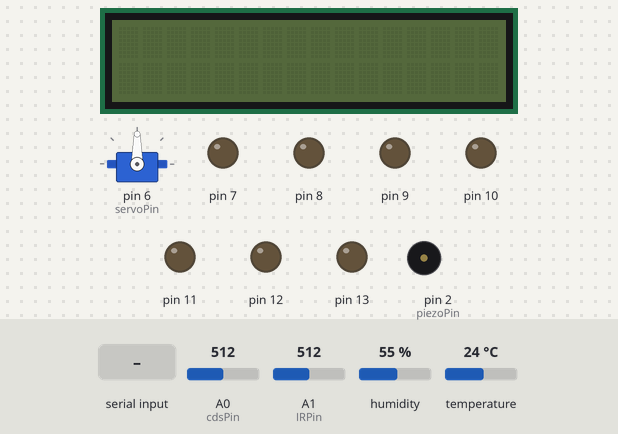
Simulated run of this sketch. Board: Arduino Uno, built with avr-gcc and run on an emulated ATmega328P. Shown: 16×2 character LCD, servo, output pins drawn as LEDs (lit = HIGH), buzzer (waves = sounding). Wiring (inferred from the names in the program): DHT11 sensor: data pin 3. The test bench sets the inputs (shaded band); at power-on: A1 (IRPin) = 512, A0 (cdsPin) = 512, humidity 55 %, temperature 24 °C.

Above: at 1.2 s.
1.3 s: A1 (IRPin) set to 890
2.8 s: A1 (IRPin) set to 908
At 3.4 s:
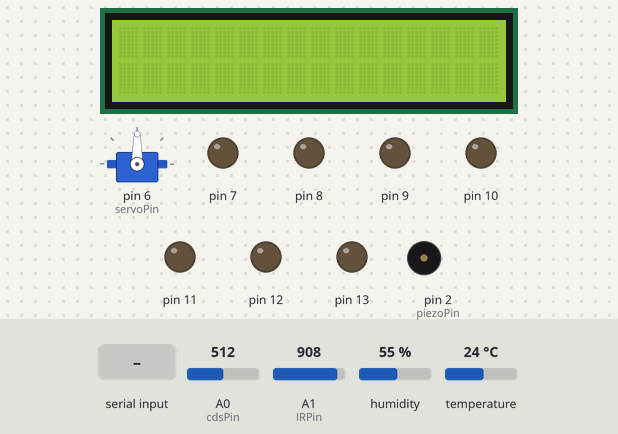
5.8 s: A0 (cdsPin) set to 306
At 7.5 s:
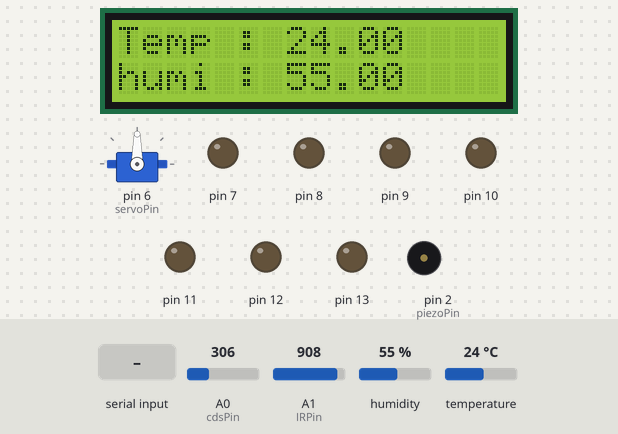
8.1 s: "a" received over the second serial link
At 8.6 s:
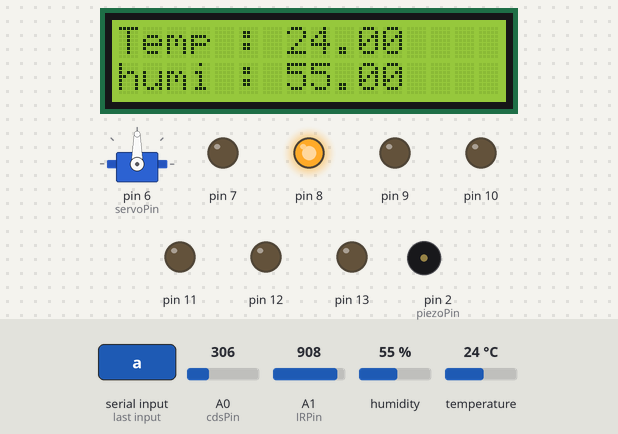
9.6 s: "b" received over the second serial link
At 10.8 s:
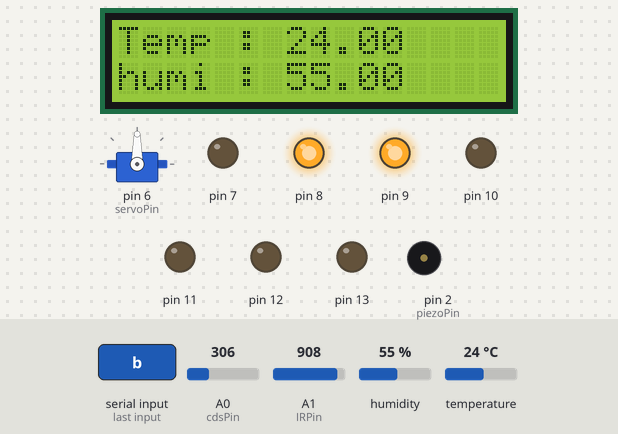
11.1 s: A0 (cdsPin) set to 716
At 11.6 s:
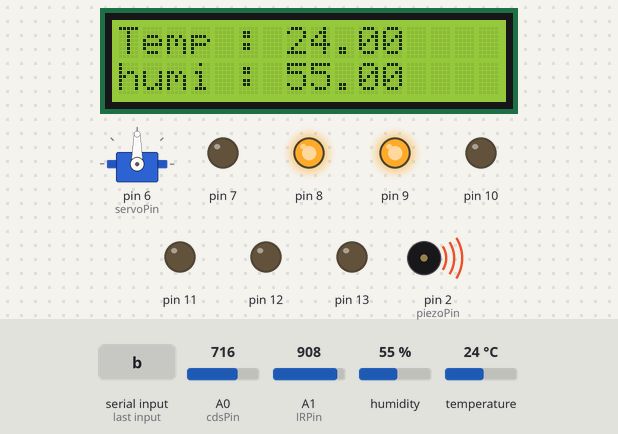
Timing chart, 0 to 14.1 s (numbered marks = the images above; inputs shaded):
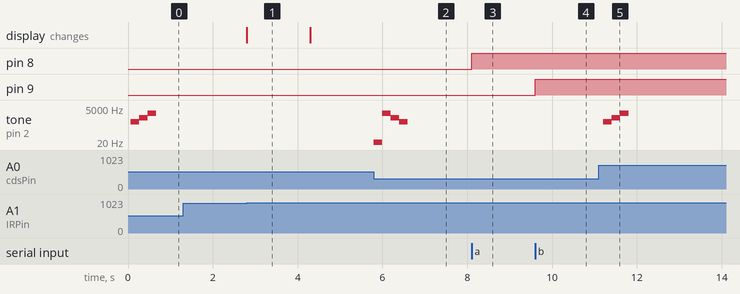

Measured:
- the behaviour switches between 900 and 901 on A1 (IRPin) (found by bisection; images 0 and 1)
- after the input at 1.3 s, every drawn part: stays the same
- after the input at 2.8 s, the display: changes at once (image 1)
- after the input at 5.8 s, tone on pin 2 (piezoPin): plays 13 Hz for 0.20 s, 2093 Hz for 0.20 s, 1046 Hz for 0.20 s, 523 Hz for 0.20 s, starting at once
- after the input at 8.1 s, pin 8: LOW → HIGH at once
- after the input at 9.6 s, pin 9: LOW → HIGH at once
- after the input at 11.1 s, tone on pin 2 (piezoPin): silent → 523 Hz after 0.10 s, → 1046 Hz 0.20 s later, → 2093 Hz 0.20 s later, → silent 0.20 s later
- what the display in image 1 shows lasts 1.5 s, from 2.8 s to 4.3 s

The sketch:

smartHome_code.ino
```cpp
#include <SoftwareSerial.h>
#include <Servo.h>
#include <Wire.h>
#include "LiquidCrystal_I2C.h"
#include "DHT.h"
#include "melody.h"

DHT dht(dhtPin, DHT11);
LiquidCrystal_I2C lcd(lcdAddr, 16, 2);
SoftwareSerial BTSerial(4, 5);
Servo myservo;

unsigned long previousMillis = 0;

boolean blind = OFF;
boolean TV = OFF;

// 현재 LED의 상태를 저장하는 배열. 0일경우 OFF, 1일 경우 ON
byte sensor[] = {0, 0, 0, 0, 0, 0, 0};

float temperature = 0;
float humidity = 0;


void setup() {
  BTSerial.begin(9600);
  dht.begin();
  lcd.init();
  // 모든 LED핀을 출력모드로 설정
  for (int i = 7; i <= 13; i++) {
    pinMode(i, OUTPUT);
  }
}


void loop() {
  if (BTSerial.available()) {
    char input = BTSerial.read();

    switch (input) {
      case 'a':                          //RGB LED Red
        setToggle(ledR1, sensor[0]);
        break;

      case 'b':                          //RGB LED Green
        setToggle(ledG1, sensor[1]);
        break;

      case 'c':                          //RGB LED Blue
        setToggle(ledB1, sensor[2]);
        break;

      case 'd':                          //RGB LED1 Red
        setToggle(ledR2, sensor[3]);
        break;

      case 'e':                          //RGB LED1 Green
        setToggle(ledG2, sensor[4]);
        break;

      case 'f':                          //RGB LED1 Blue
        setToggle(ledB2, sensor[5]);
        break;

      case 'g':                          //aircon LED
        setToggle(led, sensor[6]);
        break;
    }
  }


  //================2초마다 온습도 측정================//
  unsigned long currentMillis = millis();
  if (currentMillis - previousMillis >= interval) {   //interval(2s)마다 온습도 측정
    previousMillis = currentMillis;
    temperature = dht.readTemperature();
    humidity = dht.readHumidity();

    if (TV == ON) {                                  //TV가 ON상태이면 온습도 값 갱신
      lcd.setCursor(0, 0);
      lcd.print("Temp : ");
      lcd.print(temperature);
      lcd.setCursor(0, 1);
      lcd.print("humi : ");
      lcd.print(humidity);
    }
  }
  //===================================================//


  //================블라인드 제어================//
  int cdsVal = analogRead(cdsPin);
  if (cdsVal > refVal && blind == OFF) {      //현재 어둡고, 블라인드가 닫혀있다면 블라인드 Open
    ascMelody();
    moveBlind(blindOpen);
    blind = ON;
  }
  else if (cdsVal < refVal && blind == ON) {   //현재 밝고, 블라인드가 열려있다면 블라인드 Close
    dscMelody();
    moveBlind(blindClose);
    blind = OFF;
  }
  //================블라인드 제어 끝================//


  //================TV 제어================//
  int IRval = analogRead(IRPin);
  if (IRval < 100 && TV == ON) {          //TV가 켜져있고, 거리가 가깝다면 TV OFF
    TV = OFF;
    lcd.clear();
    lcd.noBacklight();
  }

  else if (IRval > 900 && TV == OFF) {    //TV가 꺼져있고, 거리가 멀다면 TV ON
    TV = ON;
    lcd.backlight();
  }
  //================TV 제어 끝================//
}


//LED 토글함수
void setToggle(int PIN, byte& stat) {
  if (stat == OFF) {
    digitalWrite(PIN, HIGH);
    stat = ON;
  }
  else {
    digitalWrite(PIN, LOW);
    stat = OFF;
  }
}

//블라인드 제어
void moveBlind(int angle) {
  myservo.attach(servoPin);
  myservo.write(angle);
  delay(300);
  myservo.detach();
}
```

DHT.cpp
```cpp
// (licence header left out)
#include "DHT.h"

#define MIN_INTERVAL 2000

DHT::DHT(uint8_t pin, uint8_t type, uint8_t count) {
  _pin = pin;
  _type = type;
  #ifdef __AVR
    _bit = digitalPinToBitMask(pin);
    _port = digitalPinToPort(pin);
  #endif
  _maxcycles = microsecondsToClockCycles(1000);  // 1 millisecond timeout for
                                                 // reading pulses from DHT sensor.
  // Note that count is now ignored as the DHT reading algorithm adjusts itself
  // basd on the speed of the processor.
}

void DHT::begin(void) {
  // set up the pins!
  pinMode(_pin, INPUT_PULLUP);
  // Using this value makes sure that millis() - lastreadtime will be
  // >= MIN_INTERVAL right away. Note that this assignment wraps around,
  // but so will the subtraction.
  _lastreadtime = -MIN_INTERVAL;
  DEBUG_PRINT("Max clock cycles: "); DEBUG_PRINTLN(_maxcycles, DEC);
}

//boolean S == Scale.  True == Fahrenheit; False == Celcius
float DHT::readTemperature(bool S, bool force) {
  float f = NAN;

  if (read(force)) {
    switch (_type) {
    case DHT11:
      f = data[2];
      if(S) {
        f = convertCtoF(f);
      }
      break;
    case DHT22:
    case DHT21:
      f = data[2] & 0x7F;
      f *= 256;
      f += data[3];
      f *= 0.1;
      if (data[2] & 0x80) {
        f *= -1;
      }
      if(S) {
        f = convertCtoF(f);
      }
      break;
    }
  }
  return f;
}

float DHT::convertCtoF(float c) {
  return c * 1.8 + 32;
}

float DHT::convertFtoC(float f) {
  return (f - 32) * 0.55555;
}

float DHT::readHumidity(bool force) {
  float f = NAN;
  if (read()) {
    switch (_type) {
    case DHT11:
      f = data[0];
      break;
    case DHT22:
    case DHT21:
      f = data[0];
      f *= 256;
      f += data[1];
      f *= 0.1;
      break;
    }
  }
  return f;
}

//boolean isFahrenheit: True == Fahrenheit; False == Celcius
float DHT::computeHeatIndex(float temperature, float percentHumidity, bool isFahrenheit) {
  // Using both Rothfusz and Steadman's equations
  // http://www.wpc.ncep.noaa.gov/html/heatindex_equation.shtml
  float hi;

  if (!isFahrenheit)
    temperature = convertCtoF(temperature);

  hi = 0.5 * (temperature + 61.0 + ((temperature - 68.0) * 1.2) + (percentHumidity * 0.094));

  if (hi > 79) {
    hi = -42.379 +
             2.04901523 * temperature +
            10.14333127 * percentHumidity +
            -0.22475541 * temperature*percentHumidity +
            -0.00683783 * pow(temperature, 2) +
            -0.05481717 * pow(percentHumidity, 2) +
             0.00122874 * pow(temperature, 2) * percentHumidity +
             0.00085282 * temperature*pow(percentHumidity, 2) +
            -0.00000199 * pow(temperature, 2) * pow(percentHumidity, 2);

    if((percentHumidity < 13) && (temperature >= 80.0) && (temperature <= 112.0))
      hi -= ((13.0 - percentHumidity) * 0.25) * sqrt((17.0 - abs(temperature - 95.0)) * 0.05882);

    else if((percentHumidity > 85.0) && (temperature >= 80.0) && (temperature <= 87.0))
      hi += ((percentHumidity - 85.0) * 0.1) * ((87.0 - temperature) * 0.2);
  }

  return isFahrenheit ? hi : convertFtoC(hi);
}

boolean DHT::read(bool force) {
  // Check if sensor was read less than two seconds ago and return early
  // to use last reading.
  uint32_t currenttime = millis();
  if (!force && ((currenttime - _lastreadtime) < 2000)) {
    return _lastresult; // return last correct measurement
  }
  _lastreadtime = currenttime;

  // Reset 40 bits of received data to zero.
  data[0] = data[1] = data[2] = data[3] = data[4] = 0;

  // Send start signal.  See DHT datasheet for full signal diagram:
  //   http://www.adafruit.com/datasheets/Digital%20humidity%20and%20temperature%20sensor%20AM2302.pdf

  // Go into high impedence state to let pull-up raise data line level and
  // start the reading process.
  digitalWrite(_pin, HIGH);
  delay(250);

  // First set data line low for 20 milliseconds.
  pinMode(_pin, OUTPUT);
  digitalWrite(_pin, LOW);
  delay(20);

  uint32_t cycles[80];
  {
    // Turn off interrupts temporarily because the next sections are timing critical
    // and we don't want any interruptions.
    InterruptLock lock;

    // End the start signal by setting data line high for 40 microseconds.
    digitalWrite(_pin, HIGH);
    delayMicroseconds(40);

    // Now start reading the data line to get the value from the DHT sensor.
    pinMode(_pin, INPUT_PULLUP);
    delayMicroseconds(10);  // Delay a bit to let sensor pull data line low.

    // First expect a low signal for ~80 microseconds followed by a high signal
    // for ~80 microseconds again.
    if (expectPulse(LOW) == 0) {
      DEBUG_PRINTLN(F("Timeout waiting for start signal low pulse."));
      _lastresult = false;
      return _lastresult;
    }
    if (expectPulse(HIGH) == 0) {
      DEBUG_PRINTLN(F("Timeout waiting for start signal high pulse."));
      _lastresult = false;
      return _lastresult;
    }

    // Now read the 40 bits sent by the sensor.  Each bit is sent as a 50
    // microsecond low pulse followed by a variable length high pulse.  If the
    // high pulse is ~28 microseconds then it's a 0 and if it's ~70 microseconds
    // then it's a 1.  We measure the cycle count of the initial 50us low pulse
    // and use that to compare to the cycle count of the high pulse to determine
    // if the bit is a 0 (high state cycle count < low state cycle count), or a
    // 1 (high state cycle count > low state cycle count). Note that for speed all
    // the pulses are read into a array and then examined in a later step.
    for (int i=0; i<80; i+=2) {
      cycles[i]   = expectPulse(LOW);
      cycles[i+1] = expectPulse(HIGH);
    }
  } // Timing critical code is now complete.

  // Inspect pulses and determine which ones are 0 (high state cycle count < low
  // state cycle count), or 1 (high state cycle count > low state cycle count).
  for (int i=0; i<40; ++i) {
    uint32_t lowCycles  = cycles[2*i];
    uint32_t highCycles = cycles[2*i+1];
    if ((lowCycles == 0) || (highCycles == 0)) {
      DEBUG_PRINTLN(F("Timeout waiting for pulse."));
      _lastresult = false;
      return _lastresult;
    }
    data[i/8] <<= 1;
    // Now compare the low and high cycle times to see if the bit is a 0 or 1.
    if (highCycles > lowCycles) {
      // High cycles are greater than 50us low cycle count, must be a 1.
      data[i/8] |= 1;
    }
    // Else high cycles are less than (or equal to, a weird case) the 50us low
    // cycle count so this must be a zero.  Nothing needs to be changed in the
    // stored data.
  }

  DEBUG_PRINTLN(F("Received:"));
  DEBUG_PRINT(data[0], HEX); DEBUG_PRINT(F(", "));
  DEBUG_PRINT(data[1], HEX); DEBUG_PRINT(F(", "));
  DEBUG_PRINT(data[2], HEX); DEBUG_PRINT(F(", "));
  DEBUG_PRINT(data[3], HEX); DEBUG_PRINT(F(", "));
  DEBUG_PRINT(data[4], HEX); DEBUG_PRINT(F(" =? "));
  DEBUG_PRINTLN((data[0] + data[1] + data[2] + data[3]) & 0xFF, HEX);

  // Check we read 40 bits and that the checksum matches.
  if (data[4] == ((data[0] + data[1] + data[2] + data[3]) & 0xFF)) {
    _lastresult = true;
    return _lastresult;
  }
  else {
    DEBUG_PRINTLN(F("Checksum failure!"));
    _lastresult = false;
    return _lastresult;
  }
}

// Expect the signal line to be at the specified level for a period of time and
// return a count of loop cycles spent at that level (this cycle count can be
// used to compare the relative time of two pulses).  If more than a millisecond
// ellapses without the level changing then the call fails with a 0 response.
// This is adapted from Arduino's pulseInLong function (which is only available
// in the very latest IDE versions):
//   https://github.com/arduino/Arduino/blob/master/hardware/arduino/avr/cores/arduino/wiring_pulse.c
uint32_t DHT::expectPulse(bool level) {
  uint32_t count = 0;
  // On AVR platforms use direct GPIO port access as it's much faster and better
  // for catching pulses that are 10's of microseconds in length:
  #ifdef __AVR
    uint8_t portState = level ? _bit : 0;
    while ((*portInputRegister(_port) & _bit) == portState) {
      if (count++ >= _maxcycles) {
        return 0; // Exceeded timeout, fail.
      }
    }
  // Otherwise fall back to using digitalRead (this seems to be necessary on ESP8266
  // right now, perhaps bugs in direct port access functions?).
  #else
    while (digitalRead(_pin) == level) {
      if (count++ >= _maxcycles) {
        return 0; // Exceeded timeout, fail.
      }
    }
  #endif

  return count;
}
```

DHT.h
```cpp
// (licence header left out)
#ifndef DHT_H
#define DHT_H

#if ARDUINO >= 100
 #include "Arduino.h"
#else
 #include "WProgram.h"
#endif


// Uncomment to enable printing out nice debug messages.
//#define DHT_DEBUG

// Define where debug output will be printed.
#define DEBUG_PRINTER Serial

// Setup debug printing macros.
#ifdef DHT_DEBUG
  #define DEBUG_PRINT(...) { DEBUG_PRINTER.print(__VA_ARGS__); }
  #define DEBUG_PRINTLN(...) { DEBUG_PRINTER.println(__VA_ARGS__); }
#else
  #define DEBUG_PRINT(...) {}
  #define DEBUG_PRINTLN(...) {}
#endif

// Define types of sensors.
#define DHT11 11
#define DHT22 22
#define DHT21 21
#define AM2301 21


class DHT {
  public:
   DHT(uint8_t pin, uint8_t type, uint8_t count=6);
   void begin(void);
   float readTemperature(bool S=false, bool force=false);
   float convertCtoF(float);
   float convertFtoC(float);
   float computeHeatIndex(float temperature, float percentHumidity, bool isFahrenheit=true);
   float readHumidity(bool force=false);
   boolean read(bool force=false);

 private:
  uint8_t data[5];
  uint8_t _pin, _type;
  #ifdef __AVR
    // Use direct GPIO access on an 8-bit AVR so keep track of the port and bitmask
    // for the digital pin connected to the DHT.  Other platforms will use digitalRead.
    uint8_t _bit, _port;
  #endif
  uint32_t _lastreadtime, _maxcycles;
  bool _lastresult;

  uint32_t expectPulse(bool level);

};

class InterruptLock {
  public:
   InterruptLock() {
    noInterrupts();
   }
   ~InterruptLock() {
    interrupts();
   }

};

#endif
```

melody.h
```cpp
/*"melody.h"
   스마트홈에 들어가는 경고음, 멜로디를 설정하는 헤더파일입니다.
*/

#include "setting.h"

#define C 262 // 도
#define D 294 // 레
#define E 330 // 미
#define F 349 // 파
#define G 392 // 솔
#define A 440 // 라
#define B 494 // 시

int notes[] = {523, 1046, 2093};
int notes_1[25] = { G, G, A, A, G, G, E, G, G, E, E, D, G, G, A, A, G, G, E, G, E, D, E, C };
int tempo = 200;

void ascMelody() {                   //상승음
  for (int i = 0; i < 3; i++) {
    tone(piezoPin, notes[i], tempo);
    delay(200);
  }
}

void dscMelody() {                   //하강음
  for (int i = 3; i >= 0; i--) {
    tone(piezoPin, notes[i], tempo);
    delay(200);
  }
}

//학교종이 땡땡땡//
void melody() {
  for (int i = 0; i < 12; i++) {
    tone (piezoPin, notes_1[i], tempo);
    delay (300);
  }
  delay(100);
  for (int i = 12; i < 25; i++) {
    tone (piezoPin, notes_1[i], tempo);
    delay(300);
  }
}
```

setting.h
```cpp
/* "setting.h"
 * 스마트홈에 들어가는 센서, 모듈, LED의 핀 번호, 기준값, 수치를 세팅하는 헤더파일입니다.
 *
 * 스마트홈 완성코드를 사용할 경우 이쪽에 있는 값만 변경해주시면 됩니다.
 * 14 ~ 17번 째 줄 : 각 센서별 제어를 위해 필요한 수치값.
 * 20번 째 줄 : i2c LCD 주소값. 0x27 또는 0x3F값
 * 24 ~ 29번 째 줄 : 센서 핀 번호.
 * 30 ~ 35번 째 줄 : RGB LED 핀 번호.
 */

int ON = 1;
int OFF = 0;

long interval = 2000;            //온습도 센서값 측정 주기. 2000ms = 2초
int blindOpen = 90;          //서보모터 열렸을 때 각도값
int blindClose = 90;         //서보모터 닫혔을 때 각도값(Open일때보다 각도가 커야함)
int refVal = 500;            //조도센서 기준값.

//i2c_LCD address//
int lcdAddr = 0x3F;          // I2C LCD 주소. 변경 필수


//아두이노 핀 세팅//
int cdsPin = A0;             // 조도센서 핀
int IRPin = A1;              // 적외선장애물감지센서 핀
int piezoPin = 2;            // 피에조부저 핀
int dhtPin = 3;              // 온습도센서 핀
int servoPin = 6;            // 서보모터
int led = 7;                 // LED(가스, 에어컨)
int ledR1 = 8;
int ledG1 = 9;
int ledB1 = 10;
int ledR2 = 11;
int ledG2 = 12;
int ledB2 = 13;
```
